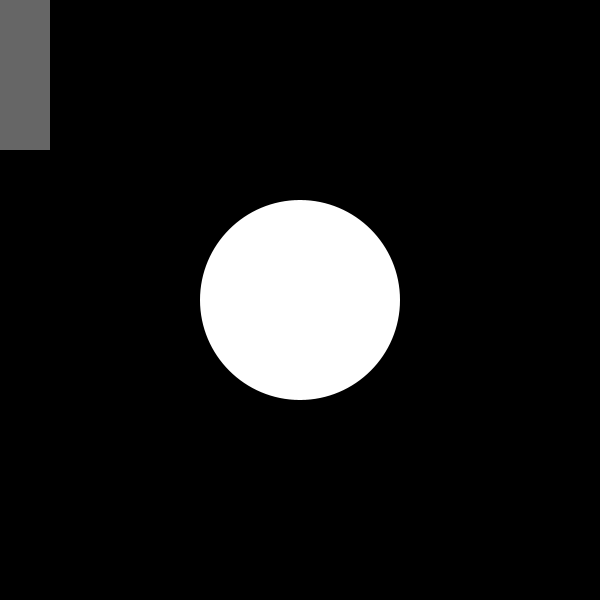
Frame 1 (no input)
Frame 60 (the mouse pressed at the canvas centre just before this capture): identical to frame 1, image omitted
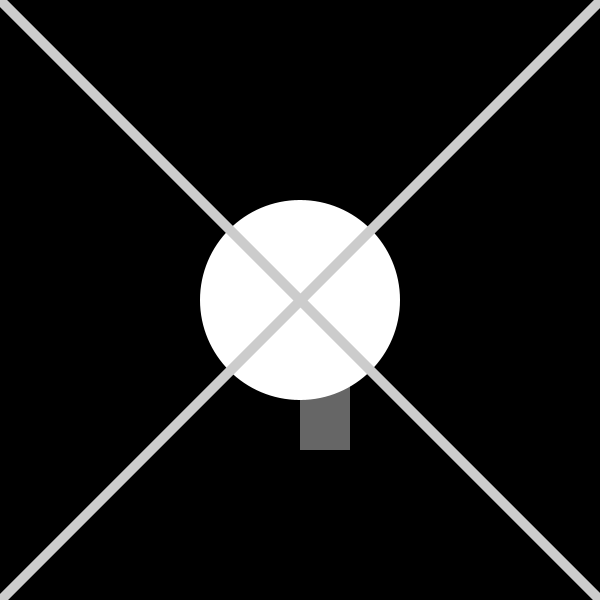
Frame 120 (the mouse held since frame 60 and released just before this capture)

The Processing sketch that drew these frames (run headless with seeded random() and noise(); from frame 60 on, the mouse is pressed at the canvas centre):

// Processing sketch: pong_paddle_alt
// ── pong_paddle_alt.pde
float ballX = 300.0;
float ballY = 300.0;
float ballDiameter = 200.0;

int paddleX;
int paddleY;
int paddleHeight = 150;
int paddleWidth = 50;

void setup() {
  size(600, 600);
  noCursor();
}

void draw() {
  background(0);

  // Update paddle
  paddleX = mouseX;
  paddleY = mouseY;  

  // Draw paddle
  fill(102);
  noStroke();
  rect(paddleX, paddleY, paddleWidth, paddleHeight);

  // Draw ball
  fill(255);
  noStroke();
  ellipse(ballX, ballY, ballDiameter, ballDiameter);

  // Set variable to true if shapes are overlapping, false if not
  boolean collision = hitPaddle(paddleX, paddleY, paddleWidth, paddleHeight, 
                                ballX, ballY, ballDiameter/2);
                                
  if (collision == true) {
    stroke(204);
    strokeWeight(10);
    line(0, 0, width, height);
    line(0, width, height, 0);
  }
}

boolean hitPaddle(int rx, int ry, int rw, int rh, float cx, float cy, float cr) {
 
  float circleDistanceX = abs(cx - rx - rw/2);
  float circleDistanceY = abs(cy - ry - rh/2);
 
  if (circleDistanceX > (rw/2 + cr)) { return false; }
  if (circleDistanceY > (rh/2 + cr)) { return false; }
  if (circleDistanceX <= rw/2) { return true; }
  if (circleDistanceY <= rh/2) { return true; }
 
  float cornerDistance = pow(circleDistanceX - rw/2, 2) + pow(circleDistanceY - rh/2, 2);
  if (cornerDistance <= pow(cr, 2)) {
    return true; 
  } else {
    return false;
  }
}
